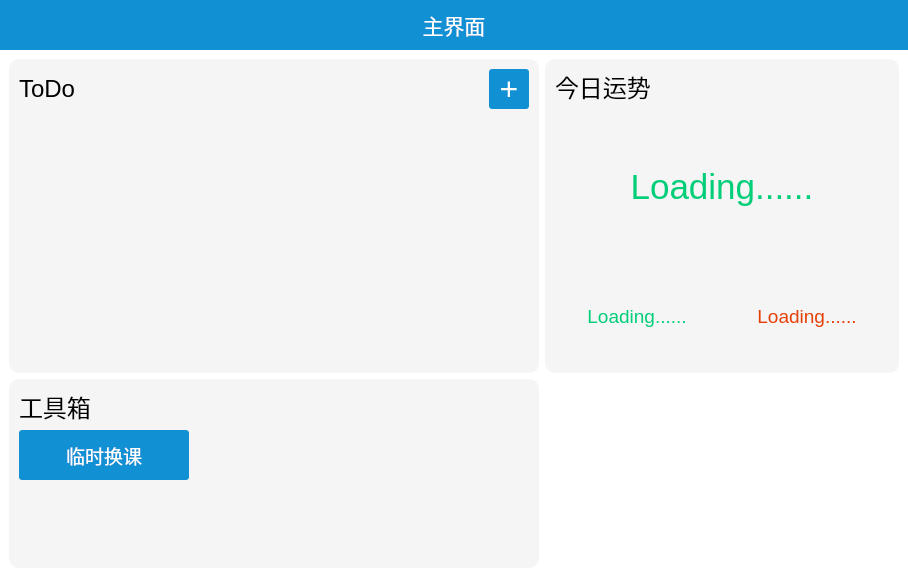
<?xml version="1.0" encoding="UTF-8"?>
<ui version="4.0">
 <class>MainWindow</class>
 <widget class="QDialog" name="MainWindow">
  <property name="geometry">
   <rect>
    <x>0</x>
    <y>0</y>
    <width>908</width>
    <height>577</height>
   </rect>
  </property>
  <property name="windowTitle">
   <string>主界面</string>
  </property>
  <property name="styleSheet">
   <string notr="true">background:#ffffff;</string>
  </property>
  <layout class="QVBoxLayout" name="verticalLayout" stretch="1,0">
   <property name="spacing">
    <number>0</number>
   </property>
   <property name="leftMargin">
    <number>0</number>
   </property>
   <property name="topMargin">
    <number>0</number>
   </property>
   <property name="rightMargin">
    <number>0</number>
   </property>
   <property name="bottomMargin">
    <number>0</number>
   </property>
   <item>
    <widget class="QWidget" name="widget_2" native="true">
     <property name="minimumSize">
      <size>
       <width>100</width>
       <height>50</height>
      </size>
     </property>
     <property name="maximumSize">
      <size>
       <width>16777215</width>
       <height>50</height>
      </size>
     </property>
     <property name="styleSheet">
      <string notr="true">background:#1191d3;</string>
     </property>
     <layout class="QGridLayout" name="gridLayout">
      <property name="leftMargin">
       <number>0</number>
      </property>
      <property name="topMargin">
       <number>0</number>
      </property>
      <property name="rightMargin">
       <number>0</number>
      </property>
      <property name="bottomMargin">
       <number>0</number>
      </property>
      <item row="0" column="0">
       <layout class="QHBoxLayout" name="horizontalLayout" stretch="15">
        <item>
         <widget class="ClickLabel" name="label">
          <property name="font">
           <font>
            <pointsize>16</pointsize>
           </font>
          </property>
          <property name="styleSheet">
           <string notr="true">color:#ffffff</string>
          </property>
          <property name="text">
           <string>主界面</string>
          </property>
          <property name="alignment">
           <set>Qt::AlignCenter</set>
          </property>
         </widget>
        </item>
       </layout>
      </item>
     </layout>
    </widget>
   </item>
   <item>
    <widget class="QWidget" name="widget" native="true">
     <property name="minimumSize">
      <size>
       <width>0</width>
       <height>0</height>
      </size>
     </property>
     <layout class="QGridLayout" name="gridLayout_2" rowstretch="5,3" columnstretch="3,2" rowminimumheight="0,0">
      <item row="0" column="0">
       <widget class="QWidget" name="widget_3" native="true">
        <property name="styleSheet">
         <string notr="true">background: rgb(245, 245, 245);
border-radius: 10px;</string>
        </property>
        <layout class="QVBoxLayout" name="verticalLayout_2">
         <property name="leftMargin">
          <number>10</number>
         </property>
         <property name="topMargin">
          <number>10</number>
         </property>
         <property name="rightMargin">
          <number>10</number>
         </property>
         <property name="bottomMargin">
          <number>10</number>
         </property>
         <item>
          <layout class="QHBoxLayout" name="horizontalLayout_4" stretch="100,10">
           <item>
            <widget class="QLabel" name="label_2">
             <property name="maximumSize">
              <size>
               <width>16777215</width>
               <height>50</height>
              </size>
             </property>
             <property name="font">
              <font>
               <pointsize>18</pointsize>
              </font>
             </property>
             <property name="styleSheet">
              <string notr="true">color:#000000;</string>
             </property>
             <property name="text">
              <string>ToDo</string>
             </property>
            </widget>
           </item>
           <item>
            <widget class="QPushButton" name="butAdd">
             <property name="sizePolicy">
              <sizepolicy hsizetype="Minimum" vsizetype="Minimum">
               <horstretch>0</horstretch>
               <verstretch>0</verstretch>
              </sizepolicy>
             </property>
             <property name="minimumSize">
              <size>
               <width>40</width>
               <height>40</height>
              </size>
             </property>
             <property name="maximumSize">
              <size>
               <width>40</width>
               <height>40</height>
              </size>
             </property>
             <property name="font">
              <font>
               <pointsize>24</pointsize>
              </font>
             </property>
             <property name="styleSheet">
              <string notr="true">QPushButton{
	border-radius: 3px; /* 边框圆角 */
	color:#ffffff;
	background-color: #1191d3; /* 背景颜色 */
	padding:3px;

}
QPushButton:hover{
background:rgb(11, 96, 139);
}
</string>
             </property>
             <property name="text">
              <string>+</string>
             </property>
            </widget>
           </item>
          </layout>
         </item>
         <item>
          <widget class="QListWidget" name="listWidget">
           <property name="font">
            <font>
             <pointsize>12</pointsize>
            </font>
           </property>
          </widget>
         </item>
        </layout>
       </widget>
      </item>
      <item row="0" column="1">
       <widget class="QWidget" name="widget_4" native="true">
        <property name="styleSheet">
         <string notr="true">background: rgb(245, 245, 245);
border-radius: 10px;
</string>
        </property>
        <layout class="QVBoxLayout" name="verticalLayout_3" stretch="1,5,3">
         <property name="leftMargin">
          <number>10</number>
         </property>
         <property name="topMargin">
          <number>10</number>
         </property>
         <property name="rightMargin">
          <number>10</number>
         </property>
         <property name="bottomMargin">
          <number>10</number>
         </property>
         <item>
          <widget class="QLabel" name="label_3">
           <property name="font">
            <font>
             <pointsize>18</pointsize>
            </font>
           </property>
           <property name="styleSheet">
            <string notr="true">color:#000000;</string>
           </property>
           <property name="text">
            <string>今日运势</string>
           </property>
          </widget>
         </item>
         <item>
          <widget class="QLabel" name="label_4">
           <property name="font">
            <font>
             <pointsize>26</pointsize>
            </font>
           </property>
           <property name="styleSheet">
            <string notr="true">color:rgb(0, 206, 120)</string>
           </property>
           <property name="text">
            <string>Loading......</string>
           </property>
           <property name="alignment">
            <set>Qt::AlignCenter</set>
           </property>
          </widget>
         </item>
         <item>
          <layout class="QHBoxLayout" name="horizontalLayout_3">
           <item>
            <widget class="QLabel" name="yilabel">
             <property name="font">
              <font>
               <pointsize>14</pointsize>
              </font>
             </property>
             <property name="styleSheet">
              <string notr="true">color:rgb(0, 206, 120)</string>
             </property>
             <property name="text">
              <string>Loading......</string>
             </property>
             <property name="alignment">
              <set>Qt::AlignCenter</set>
             </property>
            </widget>
           </item>
           <item>
            <widget class="QLabel" name="jilabel">
             <property name="font">
              <font>
               <pointsize>14</pointsize>
              </font>
             </property>
             <property name="styleSheet">
              <string notr="true">color:rgb(230, 64, 9)</string>
             </property>
             <property name="text">
              <string>Loading......</string>
             </property>
             <property name="alignment">
              <set>Qt::AlignCenter</set>
             </property>
            </widget>
           </item>
          </layout>
         </item>
        </layout>
       </widget>
      </item>
      <item row="1" column="0">
       <widget class="QWidget" name="widget_5" native="true">
        <property name="styleSheet">
         <string notr="true">background: rgb(245, 245, 245);
border-radius: 10px;</string>
        </property>
        <layout class="QVBoxLayout" name="verticalLayout_4" stretch="0,1,2">
         <property name="spacing">
          <number>6</number>
         </property>
         <property name="leftMargin">
          <number>10</number>
         </property>
         <property name="topMargin">
          <number>10</number>
         </property>
         <property name="rightMargin">
          <number>10</number>
         </property>
         <property name="bottomMargin">
          <number>10</number>
         </property>
         <item>
          <widget class="QLabel" name="label_5">
           <property name="font">
            <font>
             <pointsize>18</pointsize>
            </font>
           </property>
           <property name="styleSheet">
            <string notr="true">color:#000000;</string>
           </property>
           <property name="text">
            <string>工具箱</string>
           </property>
          </widget>
         </item>
         <item>
          <layout class="QHBoxLayout" name="horizontalLayout_2" stretch="1,2">
           <item>
            <widget class="QPushButton" name="btnhk">
             <property name="sizePolicy">
              <sizepolicy hsizetype="Minimum" vsizetype="Preferred">
               <horstretch>0</horstretch>
               <verstretch>10</verstretch>
              </sizepolicy>
             </property>
             <property name="minimumSize">
              <size>
               <width>0</width>
               <height>50</height>
              </size>
             </property>
             <property name="font">
              <font>
               <pointsize>14</pointsize>
              </font>
             </property>
             <property name="styleSheet">
              <string notr="true">QPushButton{
	border-radius: 3px; /* 边框圆角 */
	color:#ffffff;
	background-color: #1191d3; /* 背景颜色 */
	padding:3px;

}
QPushButton:hover{
background:rgb(11, 96, 139);
}
</string>
             </property>
             <property name="text">
              <string>临时换课</string>
             </property>
            </widget>
           </item>
           <item>
            <spacer name="horizontalSpacer">
             <property name="orientation">
              <enum>Qt::Horizontal</enum>
             </property>
             <property name="sizeHint" stdset="0">
              <size>
               <width>40</width>
               <height>20</height>
              </size>
             </property>
            </spacer>
           </item>
          </layout>
         </item>
         <item>
          <spacer name="verticalSpacer">
           <property name="orientation">
            <enum>Qt::Vertical</enum>
           </property>
           <property name="sizeHint" stdset="0">
            <size>
             <width>20</width>
             <height>40</height>
            </size>
           </property>
          </spacer>
         </item>
        </layout>
       </widget>
      </item>
     </layout>
    </widget>
   </item>
  </layout>
 </widget>
 <customwidgets>
  <customwidget>
   <class>ClickLabel</class>
   <extends>QLabel</extends>
   <header>clicklabel.h</header>
  </customwidget>
 </customwidgets>
 <resources/>
 <connections/>
</ui>
